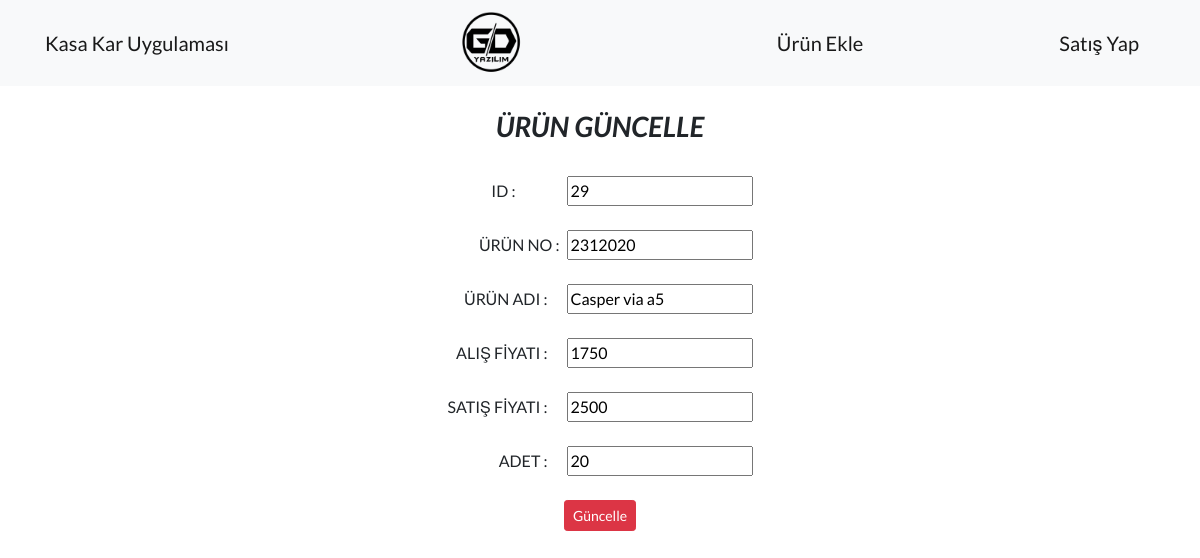
Screenshot of /guncelle.php?id=29 with the database file from the repository.
### tables this page shows
CREATE TABLE `urunler` (
  `id` int(11) NOT NULL,
  `urun_no` varchar(50) NOT NULL,
  `urun_adi` varchar(50) NOT NULL,
  `alinan_fiyat` varchar(50) NOT NULL,
  `satilan_fiyat` varchar(50) NOT NULL,
  `adet` int(11) NOT NULL
);

### guncelle.php (the view, shortened to what this page needs)
<?php include 'baglan.php';
             $urunid= $_GET["id"];
             $sorgu=$db ->prepare("SELECT * FROM urunler Where id=:urunid");
             $sorgu->execute(array(":urunid" => $urunid));
             $row = $sorgu -> fetch(PDO::FETCH_ASSOC);
?>
<!DOCTYPE html>
<html lang="tr">
<head>
  <link href="vendor/bootstrap/css/bootstrap.min.css" rel="stylesheet">
  <link href="vendor/fontawesome-free/css/all.min.css" rel="stylesheet">
  <link href="vendor/simple-line-icons/css/simple-line-icons.css" rel="stylesheet" type="text/css">
  <link href="css/landing-page.min.css" rel="stylesheet">
</head>
<body>
  <nav class="navbar navbar-light bg-light static-top">
    <div class="container">
      <a class="navbar-brand" href="index.php">Kasa Kar Uygulaması</a>
       <div class="ml-1 mr-5"><img src="img/logo.png" height="70px" width="120px"></div>
      <a class="navbar-brand" href="urunekle.php">Ürün Ekle</a>
      <a class="navbar-brand" href="satislar.php">Satış Yap</a>
    </div>
  </nav>
<div class="d-flex bd-highlight mb-3 mt-4">
  <div class="mr-auto pl-5"></div>
  <div class="">
    <center><h3><i>ÜRÜN GÜNCELLE</i></h3></center> <br>
<form action="update.php" method="post" style="text-align: right;">
  ID : <input type="text" class="ml-5" value="<?php  echo $row['id']; ?>" name="id"></font><br><br>
  ÜRÜN NO : <input type="text" class="ml-1" value="<?php  echo $row['urun_no']; ?>" name="u_no"><br><br>
  ÜRÜN ADI : <input type="text" class="ml-3" value="<?php  echo $row['urun_adi']; ?>" name="uadi" ><br><br>
  ALIŞ FİYATI : <input type="number" class="ml-3" value="<?php  echo $row['alinan_fiyat']; ?>" name="alisfiyat"><br><br>
  SATIŞ FİYATI : <input type="number" class="ml-3" value="<?php  echo $row['satilan_fiyat']; ?>" name="satisfiyat"><br><br>
  ADET : <input type="text" class="ml-3" value="<?php  echo $row['adet']; ?>" name="adet"><br><br>
 <center> <input type="submit" class="btn btn-danger btn-sm" value="Güncelle" name="guncel"></center>
</form>
</div>
<div class="mr-auto pr-5"></div>
</div>
</body>
</html>

### rows the page displays
urunler: id "29", u_no "2312020", uadi "Casper via a5", alisfiyat "1750", satisfiyat "2500", adet "20"
